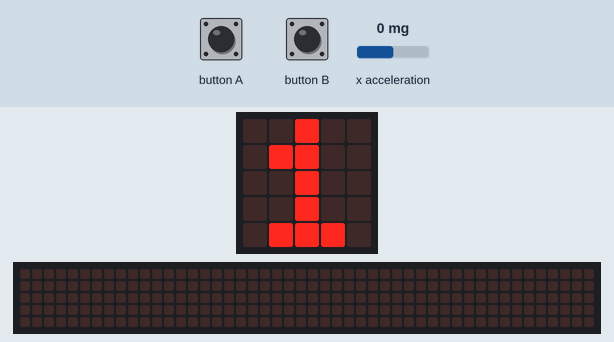
The program below on a simulated BBC micro:bit (MakeCode). Parts: the board's 5×5 LED display, a strip that is not on the board, showing the scrolling text unrolled. The test bench sets the inputs (shaded band); at power-on: x acceleration 0 mg. Random numbers come from a fixed seed; the 48×5 strip is a reading aid, not a part: it shows the text the display is scrolling, unrolled, one strip-width of it at a time.

Above: at 2.8 s.
At 4.2 s:
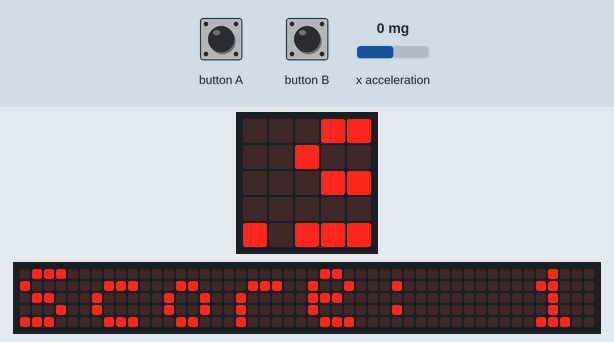
4.3 s: button A pressed for 0.15 s
At 4.58 s:
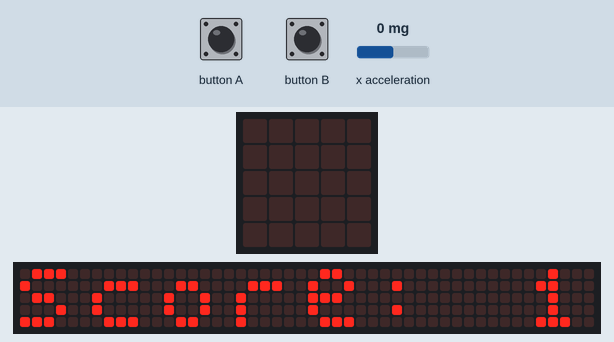
7.0 s: button B pressed for 0.15 s
9.6 s: x acceleration set to -1440 mg
12.2 s: x acceleration set to 0 mg
14.1 s: x acceleration set to -750 mg
At 16.7 s:
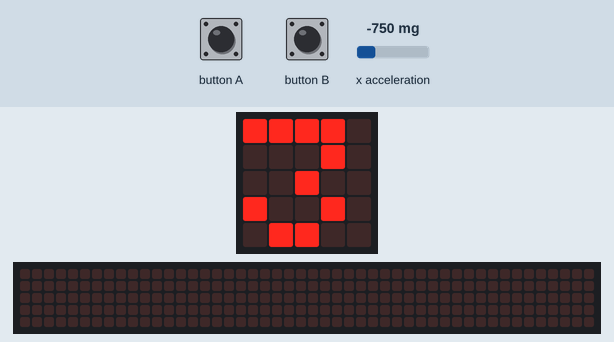

Measured:
- what the display in image 0 shows lasts 1.0 s, from 2.7 s to 3.7 s

The program:

main.ts
```typescript
function moveRight () {
    if (obstacleX < 4) {
        obstacleX += 1
    }
}
function resetGame () {
    score = 0
    gameover = false
    obstacleX = Math.random() * 4
    basic.clearScreen()
    basic.showString("GO")
}
input.onButtonPressed(Button.A, function () {
    if (gameover) {
        resetGame()
    } else {
        moveLeft()
    }
})
input.onButtonPressed(Button.B, function () {
    if (gameover) {
        resetGame()
    } else {
        moveRight()
    }
})
function moveLeft () {
    if (obstacleX > 0) {
        obstacleX += 0 - 1
    }
}
let gameover = false
let score = 0
let obstacleX = 0
// 障礙物的初始位置
obstacleX = Math.random() * 4
// 顯示開始遊戲的提示
basic.showString("GO")
// 顯示開始遊戲的提示
basic.forever(function () {
    if (!(gameover)) {
        // 清空LED矩陣
        basic.clearScreen()
        // 繪製角色
        led.plot(Math.round(obstacleX), 0)
        // 障礙物移動
        obstacleX += input.acceleration(Dimension.X) / 1000
        if (obstacleX < 0) {
            obstacleX = 0
        } else if (obstacleX > 4) {
            obstacleX = 4
        }
        // 碰撞檢測
        if (led.point(Math.round(obstacleX), 0)) {
            gameover = true
        }
        // 更新分數
        score += 1
        basic.showNumber(score)
        // 遊戲速度控制
        basic.pause(200)
    } else {
        basic.showString("Score: " + score)
    }
})
```

test.ts
```typescript
// 在這裡測試；當此封包作為擴充功能時，將不會編譯此內容。
```
